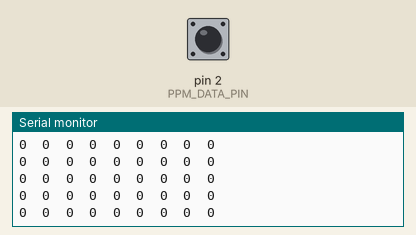
Bench run of a sketch on a simulated Arduino Uno, built with avr-gcc and run on an emulated ATmega328P. Parts: the last lines printed to the serial monitor. Inputs (shaded band) come from the test bench; at power-on: pin 2 (PPM_DATA_PIN) HIGH.

Above: at 1.2 s.
1.3 s: pin 2 (PPM_DATA_PIN) pulled LOW for 0.15 s
At 2.2 s:
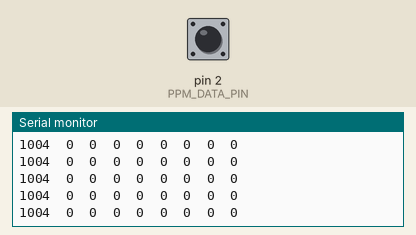
2.9 s: pin 2 (PPM_DATA_PIN) pulled LOW for 1 s
At 4.0 s:
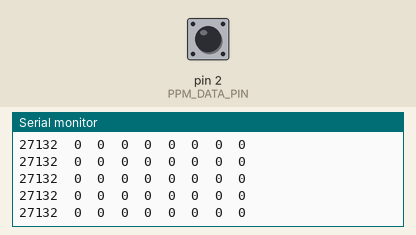
5.4 s: pin 2 (PPM_DATA_PIN) pulled LOW for 0.15 s
At 6.1 s:
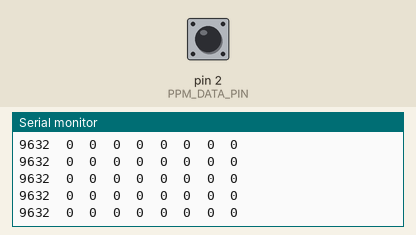
7.0 s: pin 2 (PPM_DATA_PIN) driven LOW
At 7.7 s:
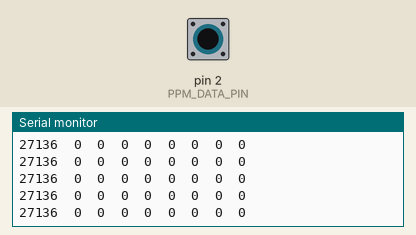
Timing chart, 0 to 10.0 s (numbered marks = the images above; inputs shaded):
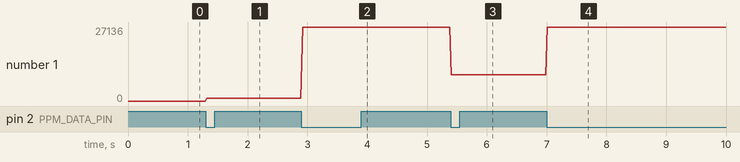

Measured:
- after the input at 1.3 s, the serial monitor: prints a new line at once (image 1)
- after the input at 2.9 s, the serial monitor: prints a new line at once (image 2)
- after the input at 5.4 s, the serial monitor: prints a new line at once (image 3)
- after the input at 7.0 s, the serial monitor: prints a new line at once (image 4)
- plotted number 1: 0 → 1004 after the input at 1.3 s, 1004 → 27132 after the input at 2.9 s, 27132 → 9632 after the input at 5.4 s, 9632 → 27136 after the input at 7.0 s

The sketch:

arduino_example.ino
```cpp
// -------
// IO Pins
// -------

#define PPM_DATA_PIN 2

// ---------------
// Hardware Values
// ---------------

#define RX_CHANNEL_COUNT 8

// --------------
// Radio Settings
// --------------

/*
  Each PPM frame can be of variable length, depending on the values of each
  channel. The start of a frame is indicated with a high state that lasts over
  2ms (2000μs). The delay between channel pulses is typically 300μs, and each
  channel pulse is normally between 700-1700μs, to give a channel range of
  1000-2000.
*/

#define RX_INITIAL_VALUE 0
#define SIGNAL_METHOD FALLING
#define START_FRAME_LENGTH 2100

// -----------------
// Serial Monitoring
// -----------------

#define BAUD_RATE 115200

// -----------
// Code Begins
// -----------

/*
  We need one additional "channel" that will be used to capture the start frame
  along with any delay between PPM frames. Channel 0 is used, which handily
  makes all the channels correspond with their array index value.
*/
int rx_channel_data[RX_CHANNEL_COUNT + 1];

void setup()
{
  for (int i = 0; i <= RX_CHANNEL_COUNT; i++)
  {
    rx_channel_data[i] = RX_INITIAL_VALUE;
  }
  Serial.begin(BAUD_RATE);
  pinMode(PPM_DATA_PIN, INPUT_PULLUP);
  attachInterrupt(
    digitalPinToInterrupt(PPM_DATA_PIN),
    ppm_interrupt,
    SIGNAL_METHOD
  );
}

void loop()
{
  write_ppm_to_serial();
  delay(25); // Keep the refresh rate of the serial monitor sane
}

void write_ppm_to_serial()
{
  Serial.print(rx_channel_data[0]);
  Serial.print("\t");
  for (byte i = 1; i <= RX_CHANNEL_COUNT; i++)
  {
    int parsed_output = constrain(rx_channel_data[i], 1000, 2000) - 1000;
    Serial.print(parsed_output);
    Serial.print("\t");
  }
  Serial.print("\n");
}

void ppm_interrupt()
{
  // TODO: Find efficient way to wait for start frame before running loop
  static byte current_channel = 0;
  // Fake shortest expected signal length for initial value
  static unsigned long int previous_time = micros() - 1000;
  unsigned long int current_time = micros();
  unsigned long int delta_time = current_time - previous_time;
  previous_time = current_time;

  if ((delta_time > START_FRAME_LENGTH) || (current_channel > RX_CHANNEL_COUNT))
  {
    current_channel = 0;
  }
  rx_channel_data[current_channel] = delta_time;
  current_channel++;
}
```
